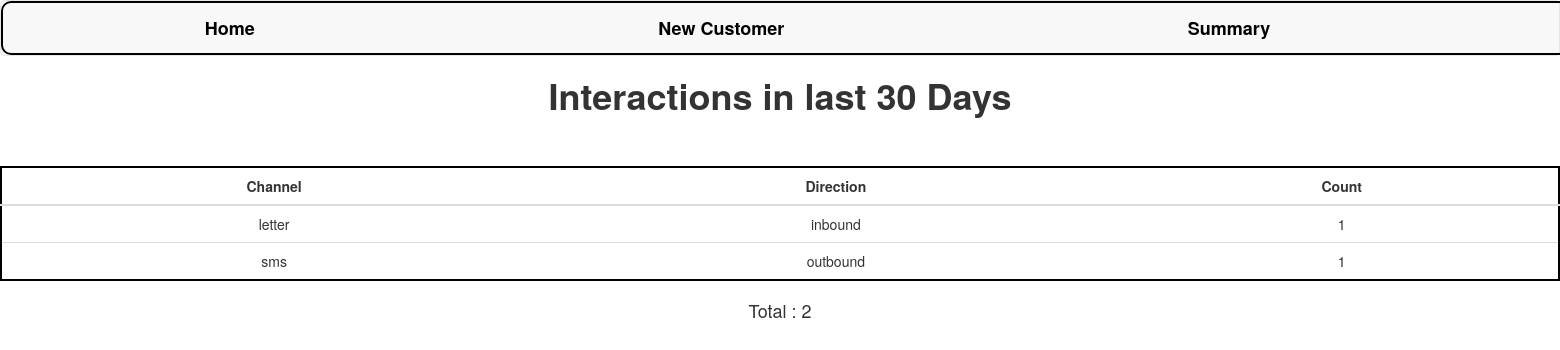
The page /summary/ on the database its author committed.
### customer360/models.py (models this page shows)
class Interaction(models.Model):
    CHANNEL_CHOICES = [
        ('phone', 'Phone'),
        ('sms', 'SMS'),
        ('email', 'Email'),
        ('letter', 'Letter'),
        ('social_media', 'Social Media'),
    ]
    DIRECTION_CHOICES = [
        ('inbound', 'Inbound'),
        ('outbound', 'Outbound'),
    ]
    customer = models.ForeignKey(Customer, on_delete=models.CASCADE)
    channel = models.CharField(max_length=15, choices=CHANNEL_CHOICES)
    direction = models.CharField(max_length=10, choices=DIRECTION_CHOICES)
    interaction_date = models.DateField(auto_now_add=True)
    summary = models.TextField()

### customer360/views.py (the view)
# urls.py: path('summary/',views.summary,name='summary'),
def summary(request):
    thirty_days_ago = date.today() - timedelta(days=30)
    interactions = Interaction.objects.filter(interaction_date__gte=thirty_days_ago)
    count = len(interactions)
    interactions = interactions.values("channel","direction").annotate(count=Count('channel'))
    context={
                "interactions":interactions,
                "count":count
             }
    return render(request,"summary.html",context=context)

### customer360/templates/summary.html
{% extends 'base.html' %}
{% load static %}
{% block content %}
<html>
    <body>
        <h1> Interactions in last 30 Days  </h1>
        {% if not interactions %}
            <p> there are no interactions in the last 30 days <p>
        {% else %}
            <table class="table">
                <thead>
                    <tr>
                        <th>Channel</th>
                        <th>Direction</th>
                        <th>Count</th>
                    </tr>
                </thead>
                <tbody>
                    {% for interaction in interactions %}
                        <tr>
                            <td>{{ interaction.channel }}</td>
                            <td>{{ interaction.direction }}</td>
                            <td> {{ interaction.count }} </td>
                        </tr>
                    {% endfor %}
                </tbody>
            </table>
            <h4> Total : {{ count }} </h4>
        {% endif %}
    </body>
</html>
{% endblock content %}

### static/css/main.css (style rules this page uses)
body { text-align: center; margin: auto; }
h1,p { font-weight: bold; }
table { margin: auto; border: 2px solid #000000; margin-top: 50px; border-radius: 15px; background-color: white; text-align: center; }
th { text-align: center; }

### rows shown on the page
Interaction: channel "letter", direction "inbound", count "1"
Interaction: channel "sms", direction "outbound", count "1"

### other values the page prints
{{ count }} "2"
